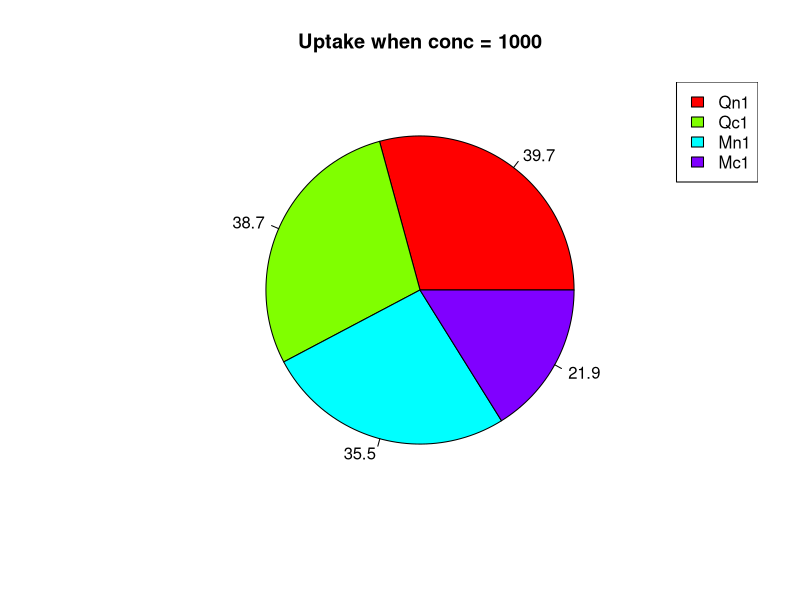
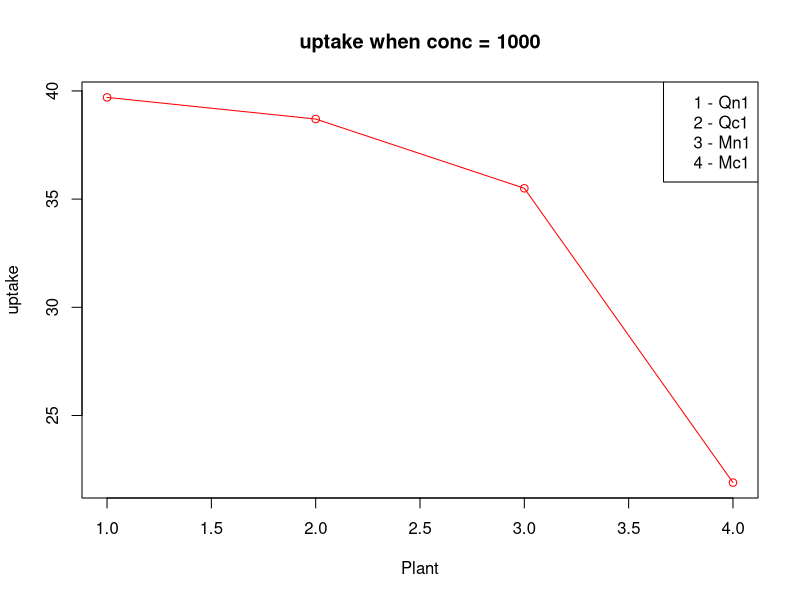
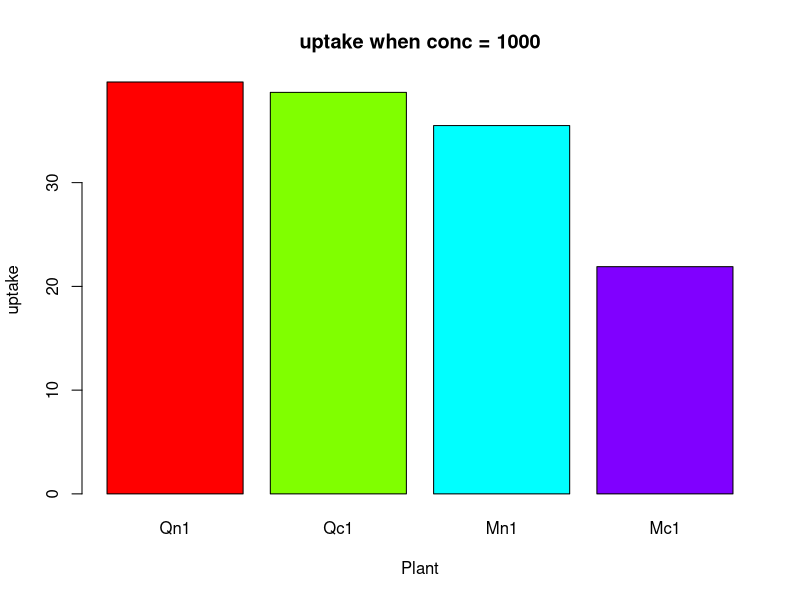

The R script that drew these images, in order:
#Visualising using charts

library(dplyr)
data(CO2)
co2_data <- filter(CO2, conc == 1000, grepl("1", Plant)) %>% select(Plant, uptake)
plant <- c("Qn1", "Qc1", "Mn1", "Mc1")
uptake <- co2_data$uptake
pie(uptake,
    labels = uptake,
    main = "Uptake when conc = 1000",
    col = rainbow(4))
legend("topright", plant, fill = rainbow(4))

plot(uptake,
     xlab = "Plant",
     ylab = "uptake",
     main = "uptake when conc = 1000",
     col = "red",
     type = "o",)
legend("topright", c("1 - Qn1", "2 - Qc1", "3 - Mn1", "4 - Mc1"))

barplot(uptake,
        xlab = "Plant",
        ylab = "uptake",
        main = "uptake when conc = 1000",
        col = rainbow(4),
        names.arg = plant)